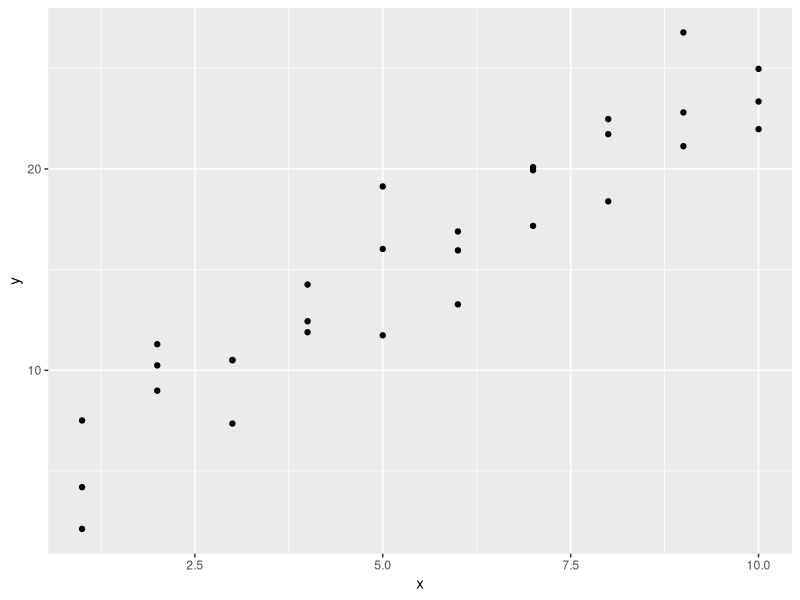
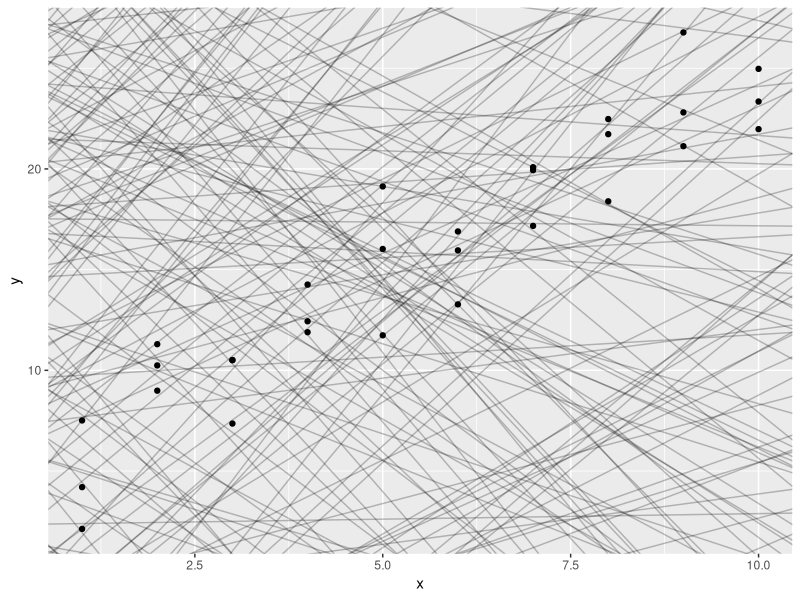
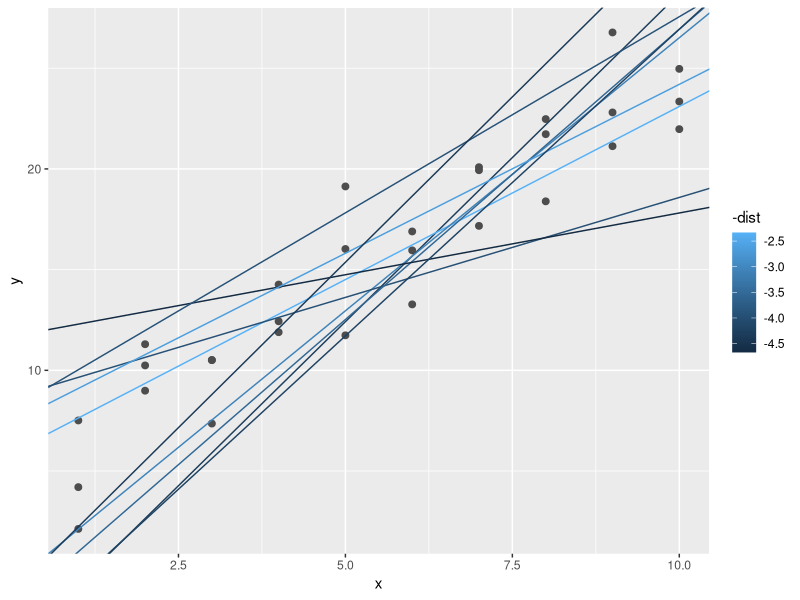
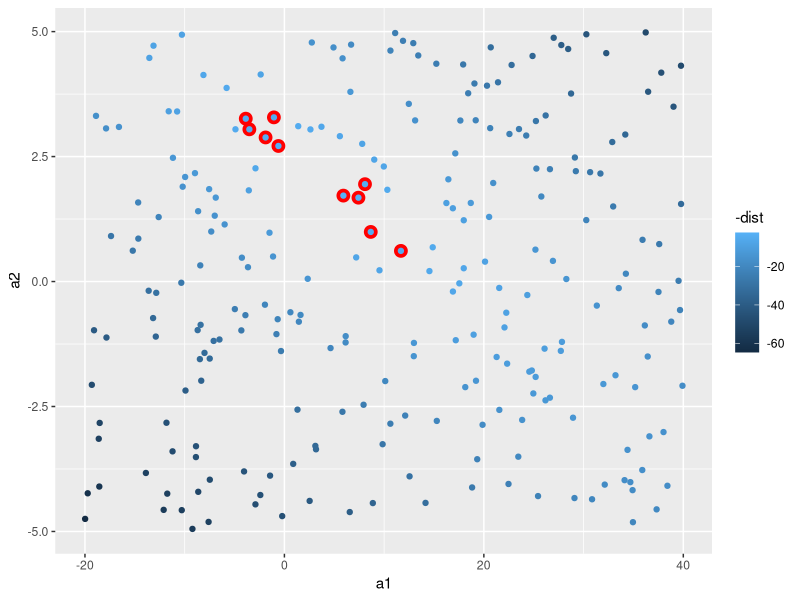
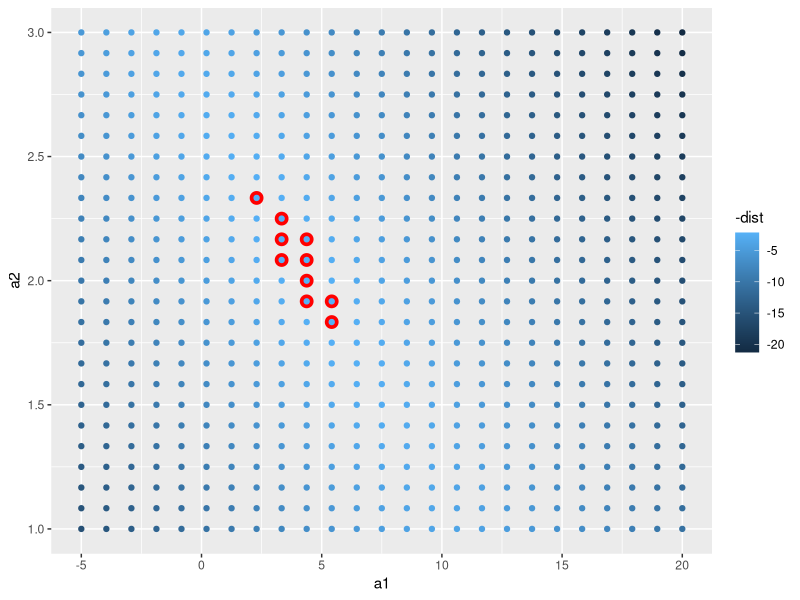
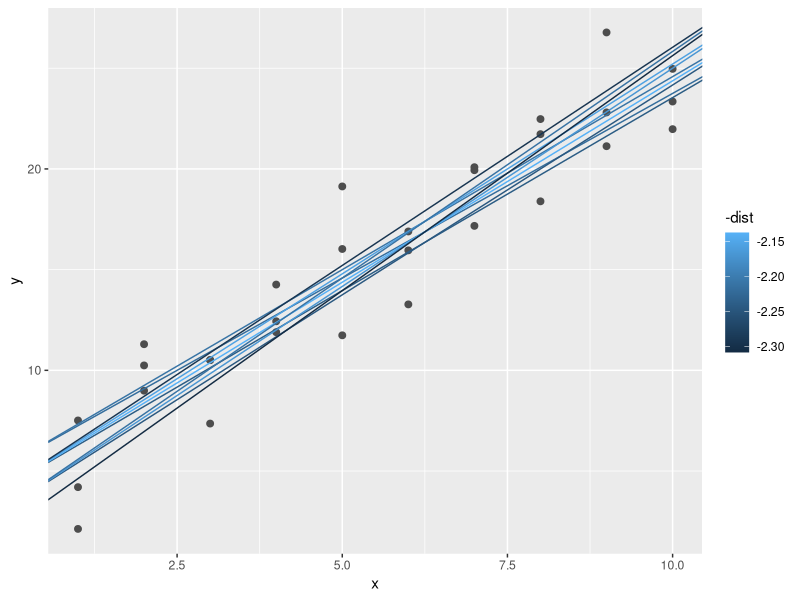
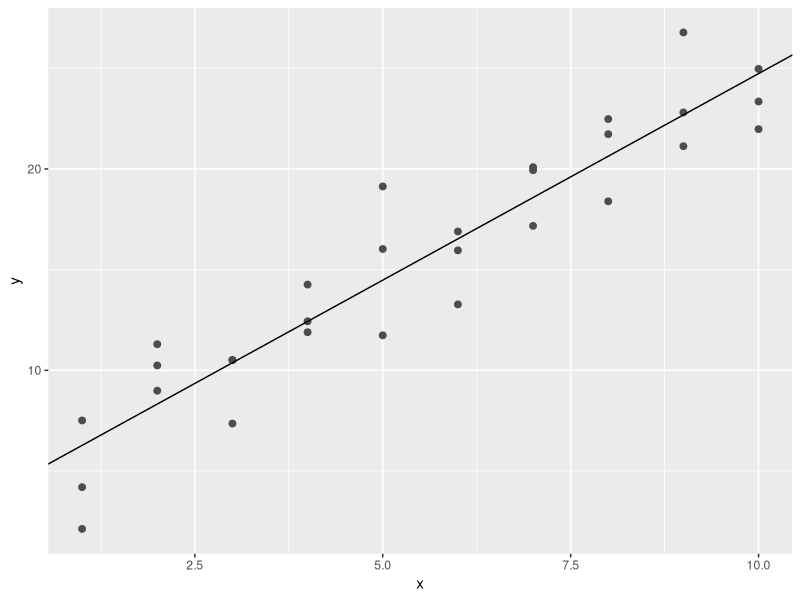
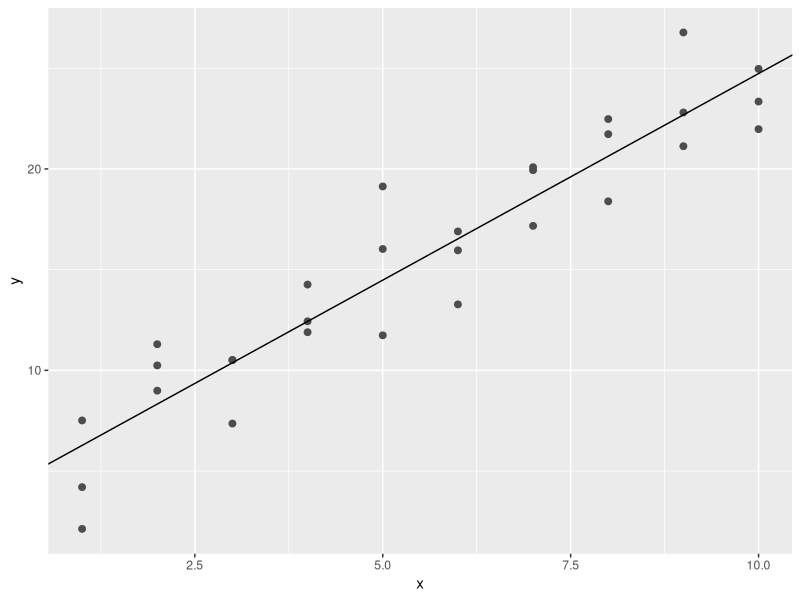

Recreate these plots in R, in order.
library(tidyverse)
library(modelr)
options(na.action=na.warn)
ggplot(sim1,aes(x,y))+geom_point()
models<-tibble(
  a1=runif(250,-20,40),#產生250個介於-20到40的均勻分布隨機變數
  a2=runif(250,-5,5)
)
ggplot(sim1,aes(x,y))+
  geom_abline(aes(intercept=a1,slope=a2),
              data=models,alpha=1/4)+geom_point()#geom_abline接受一個斜率(slope)和截距(intercept)
model1<-function(a,data){
  a[1]+data$x*a[2]
}#計算每個點與模型之間的垂直距離
model1(c(7,1.5),sim1)
#有30個距離，要把它濃縮->方均根偏移[計算實際與預測值的差(平方再平均再平方根)]
measure_distance<-function(mod,data){
  diff<-data$y-model1(mod,data)
  sqrt(mean(diff^2))}
measure_distance(c(7,1.5),sim1)

sim1_dist<-function(a1,a2){
  measure_distance(c(a1,a2),sim1)}#改成變數c(7,1.5) to c(a1,a2)
models<-models%>%
  mutate(dist=purrr::map2_dbl(a1,a2,sim1_dist))#製作一個double向量
models
#把最佳的模型作圖
ggplot(sim1,aes(x,y))+
  geom_point(size=2,color='grey30')+
  geom_abline(
    aes(intercept=a1,slope=a2,color=-dist),
    data=filter(models,rank(dist)<=10)
  )
ggplot(models,aes(a1,a2))+geom_point(
  data = filter(models,rank(dist)<=10),
  size=4,color='red'
)+geom_point(aes(colour=-dist))#凸顯十個最佳的模型

grid<-expand.grid(
  a1=seq(-5,20,length=25),
  a2=seq(1,3,length=25))%>%mutate(dist=purrr::map2_dbl(a1,a2,sim1_dist))
ggplot(grid,aes(a1,a2))+geom_point(
  data = filter(grid,rank(dist)<=10),
  size=4,color='red'
)+geom_point(aes(colour=-dist))#改成兼具相等的最佳模型

ggplot(sim1,aes(x,y))+
  geom_point(size=2,color='grey30')+
  geom_abline(
    aes(intercept=a1,slope=a2,color=-dist),
    data=filter(grid,rank(dist) <= 10))#十個最佳模型疊到資料上(和28行差filter(grid))
#第一種做法
#newton-raphson search更好的方法找到最佳模型
best<-optim(c(0,0),measure_distance,data=sim1)
best$par
ggplot(sim1,aes(x,y))+geom_point(size=2,color='grey30')+
  geom_abline(intercept=best$par[1],slope=best$par[2])
#第二種做法
#線性模型(linear models)
sim1_mod<-lm(y~x,data=sim1)
coef(sim1_mod)
ggplot(sim1,aes(x,y))+geom_point(size=2,color='grey30')+
  geom_abline(intercept = coef(sim1_mod)[1],slope=coef(sim1_mod)[2])
#視覺化模型的預測
grid<-sim1%>%data_grid(x)
#data_grid第一個引數是一個資料框，後面的每個引述它會找出唯一變數
grid<-grid%>%add_predictions(sim1_mod)#將該模型的預測新增到資料框的新資料欄
grid
ggplot(sim1,aes(x))+geom_point(aes(y=y))+geom_line(
  aes(y=pred),data=grid,colour='red',size=1
)#做上面額外的事情是因為R適用於任何模型
sim1<-sim1%>%add_residuals(sim1_mod)#新增殘差(計算預測和實際)
ggplot(sim1,aes(resid))+geom_freqpoly(binwidth=0.5)
ggplot(sim1,aes(x,resid))+geom_ref_line(h=0)+geom_point()#隨機雜訊->模型在捕捉資料方面做得好
